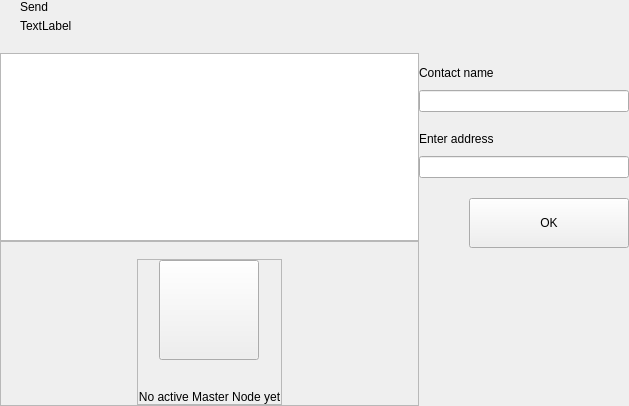
<?xml version="1.0" encoding="UTF-8"?>
<ui version="4.0">
 <class>AddressesWidget</class>
 <widget class="QWidget" name="AddressesWidget">
  <property name="geometry">
   <rect>
    <x>0</x>
    <y>0</y>
    <width>629</width>
    <height>406</height>
   </rect>
  </property>
  <property name="windowTitle">
   <string>Form</string>
  </property>
  <layout class="QHBoxLayout" name="horizontalLayout_2" stretch="2,1">
   <property name="spacing">
    <number>0</number>
   </property>
   <property name="leftMargin">
    <number>0</number>
   </property>
   <property name="topMargin">
    <number>0</number>
   </property>
   <property name="rightMargin">
    <number>0</number>
   </property>
   <property name="bottomMargin">
    <number>0</number>
   </property>
   <item>
    <widget class="QWidget" name="left" native="true">
     <layout class="QVBoxLayout" name="verticalLayout_3">
      <property name="leftMargin">
       <number>0</number>
      </property>
      <property name="topMargin">
       <number>0</number>
      </property>
      <property name="rightMargin">
       <number>0</number>
      </property>
      <property name="bottomMargin">
       <number>0</number>
      </property>
      <item>
       <layout class="QVBoxLayout" name="verticalLayout_21">
        <property name="spacing">
         <number>0</number>
        </property>
        <item>
         <layout class="QHBoxLayout" name="horizontalLayout_3">
          <property name="spacing">
           <number>0</number>
          </property>
          <property name="leftMargin">
           <number>20</number>
          </property>
          <property name="rightMargin">
           <number>10</number>
          </property>
          <item>
           <layout class="QVBoxLayout" name="verticalLayout_8">
            <property name="spacing">
             <number>5</number>
            </property>
            <item>
             <widget class="QLabel" name="labelTitle">
              <property name="text">
               <string>Send</string>
              </property>
             </widget>
            </item>
            <item alignment="Qt::AlignTop">
             <widget class="QLabel" name="labelSubtitle1">
              <property name="text">
               <string>TextLabel</string>
              </property>
             </widget>
            </item>
           </layout>
          </item>
          <item>
           <spacer name="horizontalSpacer11">
            <property name="orientation">
             <enum>Qt::Horizontal</enum>
            </property>
            <property name="sizeHint" stdset="0">
             <size>
              <width>40</width>
              <height>20</height>
             </size>
            </property>
           </spacer>
          </item>
         </layout>
        </item>
        <item>
         <layout class="QVBoxLayout" name="verticalLayout_6"/>
        </item>
        <item>
         <spacer name="verticalSpacer_4">
          <property name="orientation">
           <enum>Qt::Vertical</enum>
          </property>
          <property name="sizeType">
           <enum>QSizePolicy::Fixed</enum>
          </property>
          <property name="sizeHint" stdset="0">
           <size>
            <width>20</width>
            <height>20</height>
           </size>
          </property>
         </spacer>
        </item>
        <item>
         <widget class="QListView" name="listAddresses">
          <property name="mouseTracking">
           <bool>true</bool>
          </property>
         </widget>
        </item>
        <item>
         <widget class="QFrame" name="emptyContainer">
          <property name="minimumSize">
           <size>
            <width>0</width>
            <height>100</height>
           </size>
          </property>
          <property name="frameShape">
           <enum>QFrame::StyledPanel</enum>
          </property>
          <property name="frameShadow">
           <enum>QFrame::Raised</enum>
          </property>
          <layout class="QVBoxLayout" name="verticalLayout_7" stretch="1,8">
           <property name="spacing">
            <number>0</number>
           </property>
           <property name="leftMargin">
            <number>0</number>
           </property>
           <property name="topMargin">
            <number>0</number>
           </property>
           <property name="rightMargin">
            <number>0</number>
           </property>
           <property name="bottomMargin">
            <number>0</number>
           </property>
           <item>
            <spacer name="verticalSpacer">
             <property name="orientation">
              <enum>Qt::Vertical</enum>
             </property>
             <property name="sizeHint" stdset="0">
              <size>
               <width>20</width>
               <height>20</height>
              </size>
             </property>
            </spacer>
           </item>
           <item alignment="Qt::AlignHCenter|Qt::AlignVCenter">
            <widget class="QFrame" name="emptyScreen">
             <property name="sizePolicy">
              <sizepolicy hsizetype="Expanding" vsizetype="Expanding">
               <horstretch>0</horstretch>
               <verstretch>0</verstretch>
              </sizepolicy>
             </property>
             <property name="frameShape">
              <enum>QFrame::StyledPanel</enum>
             </property>
             <property name="frameShadow">
              <enum>QFrame::Raised</enum>
             </property>
             <layout class="QVBoxLayout" name="verticalLayout">
              <property name="spacing">
               <number>30</number>
              </property>
              <property name="leftMargin">
               <number>0</number>
              </property>
              <property name="topMargin">
               <number>0</number>
              </property>
              <property name="rightMargin">
               <number>0</number>
              </property>
              <property name="bottomMargin">
               <number>0</number>
              </property>
              <item alignment="Qt::AlignHCenter|Qt::AlignVCenter">
               <widget class="QPushButton" name="pushImgEmpty">
                <property name="minimumSize">
                 <size>
                  <width>100</width>
                  <height>100</height>
                 </size>
                </property>
                <property name="maximumSize">
                 <size>
                  <width>100</width>
                  <height>100</height>
                 </size>
                </property>
                <property name="text">
                 <string/>
                </property>
                <property name="iconSize">
                 <size>
                  <width>100</width>
                  <height>100</height>
                 </size>
                </property>
               </widget>
              </item>
              <item alignment="Qt::AlignHCenter|Qt::AlignVCenter">
               <widget class="QLabel" name="labelEmpty">
                <property name="styleSheet">
                 <string notr="true"/>
                </property>
                <property name="text">
                 <string>No active Master Node yet</string>
                </property>
                <property name="alignment">
                 <set>Qt::AlignCenter</set>
                </property>
               </widget>
              </item>
             </layout>
            </widget>
           </item>
          </layout>
         </widget>
        </item>
       </layout>
      </item>
     </layout>
    </widget>
   </item>
   <item>
    <widget class="QWidget" name="right" native="true">
     <layout class="QVBoxLayout" name="verticalLayout_5">
      <property name="leftMargin">
       <number>0</number>
      </property>
      <property name="topMargin">
       <number>0</number>
      </property>
      <property name="rightMargin">
       <number>0</number>
      </property>
      <property name="bottomMargin">
       <number>0</number>
      </property>
      <item>
       <layout class="QVBoxLayout" name="verticalLayout_4">
        <property name="spacing">
         <number>6</number>
        </property>
        <item>
         <widget class="OptionButton" name="btnAddContact" native="true">
          <property name="minimumSize">
           <size>
            <width>0</width>
            <height>50</height>
           </size>
          </property>
         </widget>
        </item>
        <item>
         <widget class="QWidget" name="layoutNewContact" native="true">
          <layout class="QVBoxLayout" name="verticalLayout_71">
           <property name="spacing">
            <number>0</number>
           </property>
           <property name="leftMargin">
            <number>0</number>
           </property>
           <property name="topMargin">
            <number>10</number>
           </property>
           <property name="rightMargin">
            <number>0</number>
           </property>
           <property name="bottomMargin">
            <number>20</number>
           </property>
           <item>
            <layout class="QVBoxLayout" name="verticalLayout11">
             <property name="spacing">
              <number>10</number>
             </property>
             <item>
              <widget class="QLabel" name="labelName">
               <property name="text">
                <string>Contact name</string>
               </property>
              </widget>
             </item>
             <item>
              <widget class="QLineEdit" name="lineEditName"/>
             </item>
            </layout>
           </item>
           <item>
            <spacer name="verticalSpacer_3">
             <property name="orientation">
              <enum>Qt::Vertical</enum>
             </property>
             <property name="sizeType">
              <enum>QSizePolicy::Minimum</enum>
             </property>
             <property name="sizeHint" stdset="0">
              <size>
               <width>20</width>
               <height>20</height>
              </size>
             </property>
            </spacer>
           </item>
           <item>
            <layout class="QVBoxLayout" name="verticalLayout_2">
             <property name="spacing">
              <number>10</number>
             </property>
             <item>
              <widget class="QLabel" name="labelAddress">
               <property name="text">
                <string>Enter address</string>
               </property>
              </widget>
             </item>
             <item>
              <widget class="QLineEdit" name="lineEditAddress"/>
             </item>
            </layout>
           </item>
           <item>
            <spacer name="verticalSpacer_2">
             <property name="orientation">
              <enum>Qt::Vertical</enum>
             </property>
             <property name="sizeType">
              <enum>QSizePolicy::Fixed</enum>
             </property>
             <property name="sizeHint" stdset="0">
              <size>
               <width>20</width>
               <height>20</height>
              </size>
             </property>
            </spacer>
           </item>
           <item>
            <layout class="QHBoxLayout" name="horizontalLayout">
             <property name="spacing">
              <number>0</number>
             </property>
             <item>
              <spacer name="horizontalSpacer_3">
               <property name="orientation">
                <enum>Qt::Horizontal</enum>
               </property>
               <property name="sizeHint" stdset="0">
                <size>
                 <width>40</width>
                 <height>20</height>
                </size>
               </property>
              </spacer>
             </item>
             <item>
              <widget class="QPushButton" name="btnSave">
               <property name="minimumSize">
                <size>
                 <width>160</width>
                 <height>50</height>
                </size>
               </property>
               <property name="text">
                <string>OK</string>
               </property>
              </widget>
             </item>
            </layout>
           </item>
          </layout>
         </widget>
        </item>
        <item>
         <spacer name="verticalSpacer_5">
          <property name="orientation">
           <enum>Qt::Vertical</enum>
          </property>
          <property name="sizeHint" stdset="0">
           <size>
            <width>20</width>
            <height>40</height>
           </size>
          </property>
         </spacer>
        </item>
       </layout>
      </item>
     </layout>
    </widget>
   </item>
  </layout>
 </widget>
 <customwidgets>
  <customwidget>
   <class>OptionButton</class>
   <extends>QWidget</extends>
   <header>qt/worx/optionbutton.h</header>
   <container>1</container>
  </customwidget>
 </customwidgets>
 <resources/>
 <connections/>
</ui>
